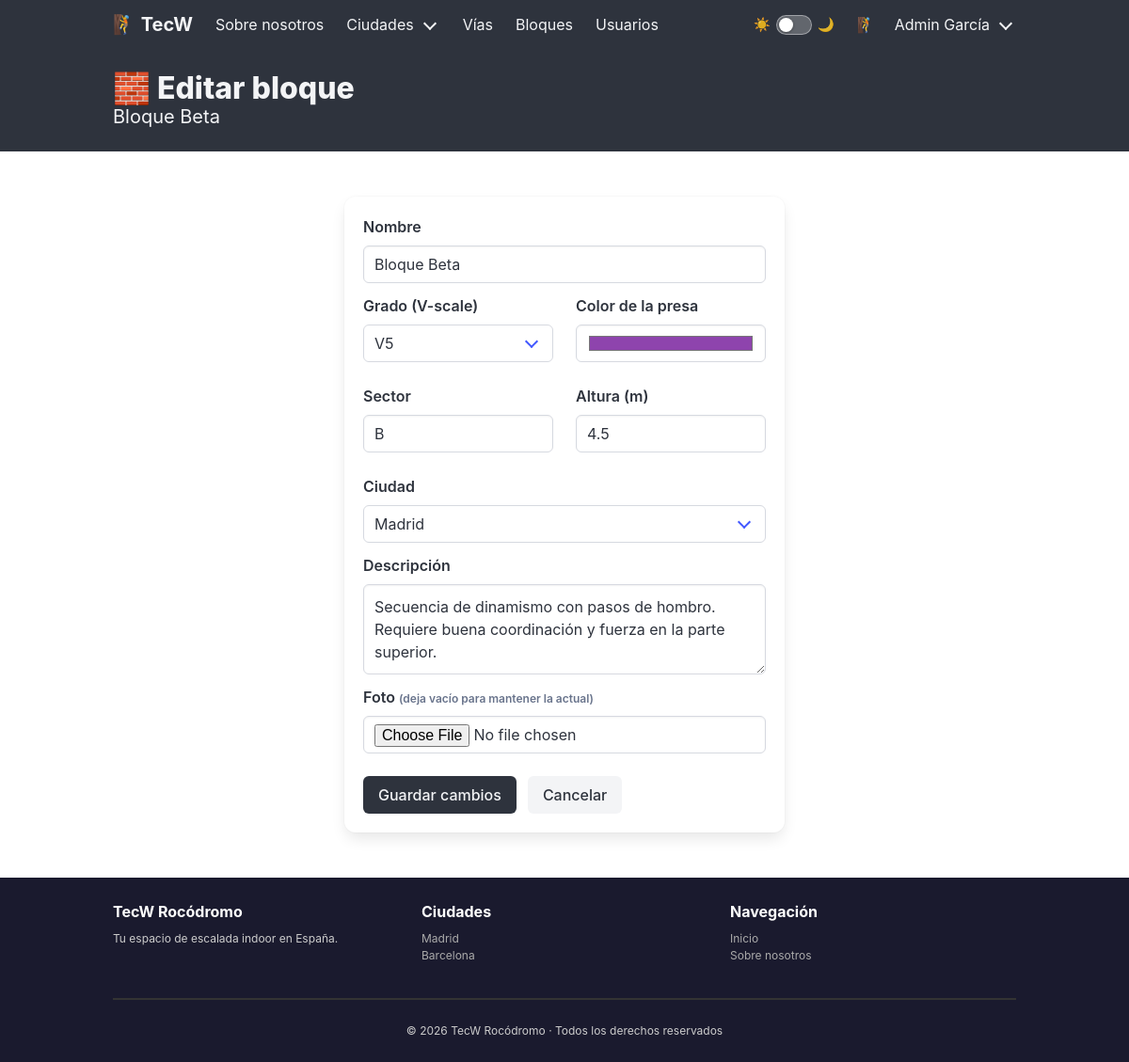
The page /blocks/2/edit (signed in) on the database its author committed.
### tecw_02_flask/app/models/blocks.py (models this page shows, shortened)
class Block(db.Model):
    __tablename__ = "blocks"
    id          = db.Column(db.Integer, primary_key=True)
    name        = db.Column(db.String(100), nullable=False)
    grade       = db.Column(db.String(10), nullable=False)   # V-scale: V0, V3, etc.
    color       = db.Column(db.String(7), nullable=False)    # hex: #e74c3c
    sector      = db.Column(db.String(5), nullable=False)
    height      = db.Column(db.Float, nullable=False)        # metros
    city        = db.Column(db.String(50), nullable=False)   # madrid / barcelona
    active      = db.Column(db.Boolean, default=True)
    picture     = db.Column(db.String(200), nullable=True)
    description = db.Column(db.Text, nullable=True)

### tecw_02_flask/app/blueprints/blocks.py (the view)
@block_bp.route('/<int:block_id>/edit', methods=['GET'])
@check_role
@load_block
def edit_block(block):
    return render_template('blocks/block_edit.html', block=block)

### tecw_02_flask/app/access_control.py (called while the page is built)
def check_role(f):
    @wraps(f)
    def decorated_function(*args, **kwargs):
        if "user" not in session:
            abort(401)
        endpoint = request.endpoint
        role = session["user"]["role"]
        if endpoint not in permissions.get(role, []):
            abort(403)
        return f(*args, **kwargs)
    return decorated_function

### tecw_02_flask/app/app.py (called while the page is built)
@app.before_request
def before_request():
    log = f"Request: {request.method} {request.path}"
    logging.debug(log)

### tecw_02_flask/app/blueprints/blocks.py (called while the page is built)
@block_bp.after_request
def add_total_blocks_header(response):
    response.headers['X-Total-Blocks'] = Block.query.count()
    return response

def load_block(f):
    @wraps(f)
    def decorated_function(*args, **kwargs):
        block_id = kwargs.pop('block_id', None)
        if block_id is not None:
            block = Block.query.get(block_id)
            if block is None:
                abort(404)
            kwargs['block'] = block
        return f(*args, **kwargs)
    return decorated_function

### tecw_02_flask/app/templates/blocks/block_edit.html (shortened to what this page needs)
{% extends 'common/layouts/main_layout.html' %}
{% block content %}
<section class="hero is-dark is-small">
    <div class="hero-body">
        <div class="container">
            <p class="title">🧱 Editar bloque</p>
            <p class="subtitle">{{ block.name }}</p>
        </div>
    </div>
</section>
<section class="section">
    <div class="container">
        <div class="columns is-centered">
            <div class="column is-6">
                <div class="box">
                    <form action="/blocks/{{ block.id }}/edit" method="POST" enctype="multipart/form-data">
                        <div class="field">
                            <label class="label">Nombre</label>
                            <div class="control">
                                <input class="input" type="text" name="name" value="{{ block.name }}" required>
                            </div>
                        </div>
                        <div class="columns">
                            <div class="column">
                                <div class="field">
                                    <label class="label">Grado (V-scale)</label>
                                    <div class="control">
                                        <div class="select is-fullwidth">
                                            <select name="grade" required>
                                                {% for g in ['V0','V1','V2','V3','V4','V5','V6','V7','V8','V9','V10'] %}
                                                <option {% if block.grade == g %}selected{% endif %}>{{ g }}</option>
                                                {% endfor %}
                                            </select>
                                        </div>
                                    </div>
                                </div>
                            </div>
                            <div class="column">
                                <div class="field">
                                    <label class="label">Color de la presa</label>
                                    <div class="control">
                                        <input class="input" type="color" name="color" value="{{ block.color }}" required>
                                    </div>
                                </div>
                            </div>
                        </div>
                        <div class="columns">
                            <div class="column">
                                <div class="field">
                                    <label class="label">Sector</label>
                                    <div class="control">
                                        <input class="input" type="text" name="sector" value="{{ block.sector }}" maxlength="5" required>
                                    </div>
                                </div>
                            </div>
                            <div class="column">
                                <div class="field">
                                    <label class="label">Altura (m)</label>
                                    <div class="control">
                                        <input class="input" type="number" name="height" value="{{ block.height }}" step="0.1" min="1" max="10" required>
                                    </div>
                                </div>
                            </div>
                        </div>
                        <div class="field">
                            <label class="label">Ciudad</label>
                            <div class="control">
                                <div class="select is-fullwidth">
                                    <select name="city" required>
                                        <option value="madrid" {% if block.city == 'madrid' %}selected{% endif %}>Madrid</option>
                                    </select>
                                </div>
                            </div>
                        </div>
                        <div class="field">
                            <label class="label">Descripción</label>
                            <div class="control">
                                <textarea class="textarea" name="description" rows="3" required>{{ block.description }}</textarea>
                            </div>
                        </div>
                        <div class="field">
                            <label class="label">Foto <span class="has-text-grey is-size-7">(deja vacío para mantener la actual)</span></label>
                            <div class="control">
                                <input class="input" type="file" name="picture" accept="image/*">
                            </div>
                        </div>
                        <div class="field is-grouped mt-5">
                            <div class="control">
                                <button class="button is-dark" type="submit">Guardar cambios</button>
                            </div>
                            <div class="control">
                                <a class="button is-light" href="/blocks/{{ block.id }}">Cancelar</a>
                            </div>
                        </div>
                    </form>
                </div>
            </div>
        </div>
    </div>
</section>
{% endblock %}

### tecw_02_flask/app/public/stylesheets/main.css (style rules this page uses)
:root { --bg: #ffffff; --bg-alt: #f5f5f5; --bg-card: #ffffff; --bg-card-head: #fafafa; --text: #363636; --text-muted: #6b6b6b; --border: #dbdbdb; --hr: #dbdbdb; --notif-plain-bg: #f0f0f0; --notif-plain-text: #363636; --notif-info-bg: #ebf5fb; --notif-info-text: #1b4f72; --notif-ok-bg: #eafaf1; --notif-ok-text: #145a32; --table-stripe: #fafafa; --footer-bg: #1a1a2e; --footer-text: #cccccc; --footer-link: #aaaaaa; --switch-track: rgba(255, 255, 255, 0.25); --switch-border: rgba(255, 255, 255, 0.4); }
html { scroll-behavior: smooth; }
body { background-color: var(--bg); color: var(--text); transition: background-color 0.2s, color 0.2s; }

### rows shown on the page
Block: name "Bloque Beta", grade "V5", color "#8e44ad", sector "B", height "4.5", city "Madrid", description "Secuencia de dinamismo con pasos de hombro. Requiere buena coordinación y fuerza en la parte superior."

### other values the page prints
{{ session['user'].get('avatar', '🧗') }} "🧗"
{{ session['user'].get('name', '') }} "Admin García"
